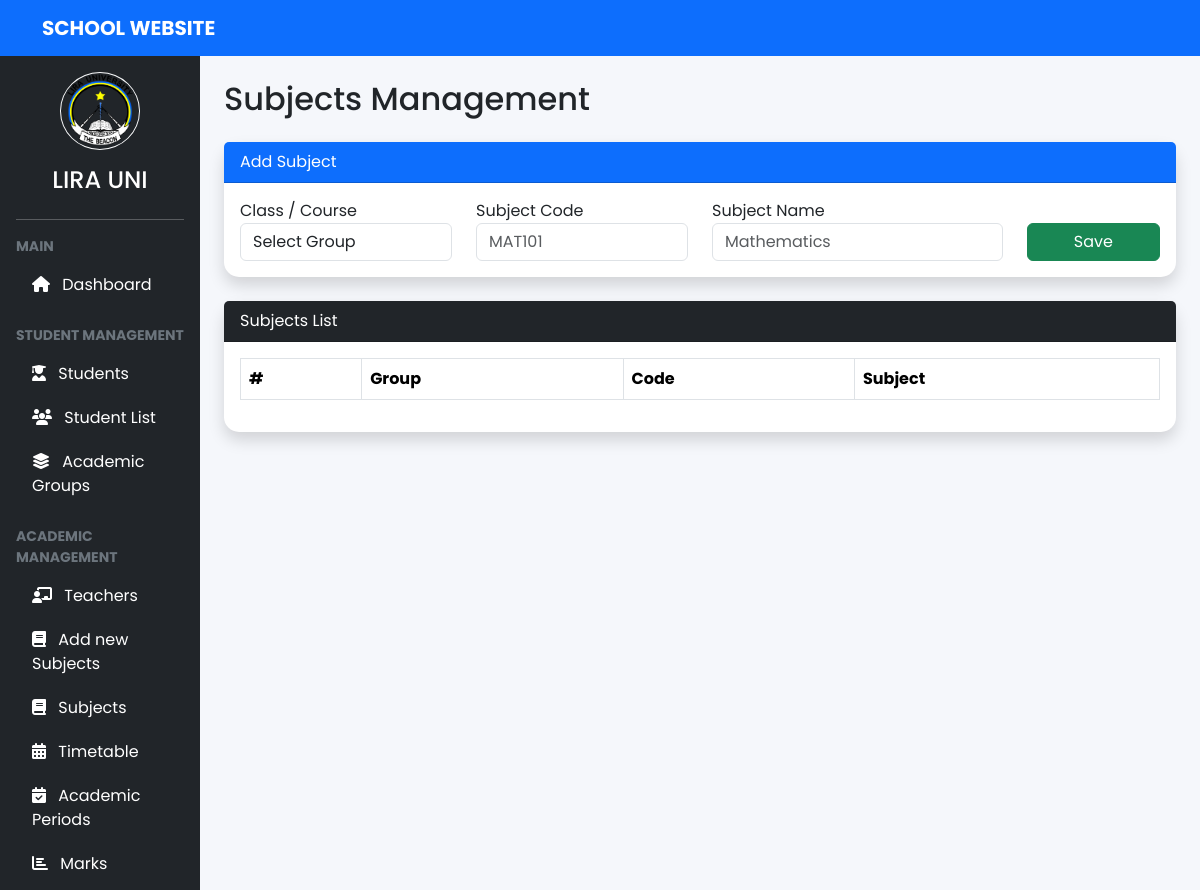
The page /admin/subjects.php (signed in, upper part) on the database as committed earlier.
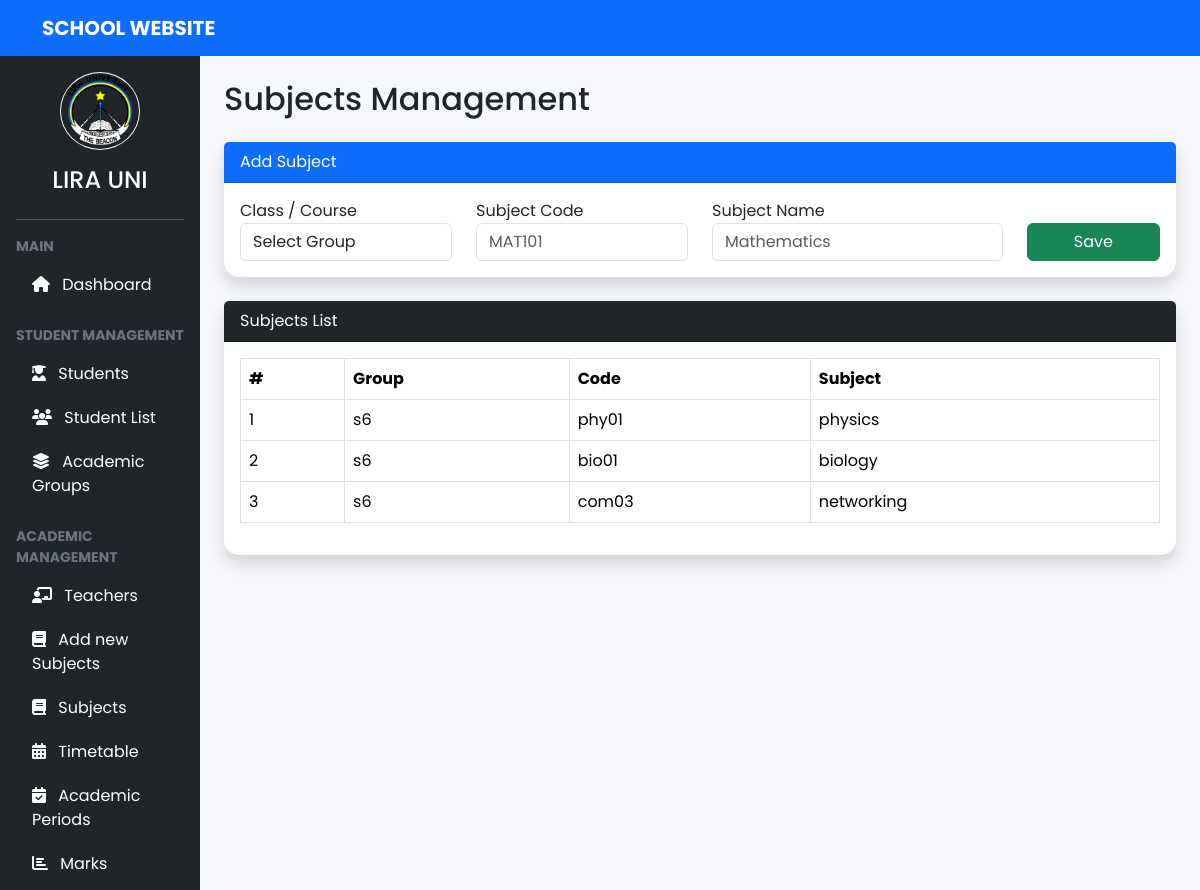
The same page on the database as committed later.
### tables this page shows
CREATE TABLE `subjects` (
  `subject_id` int(11) NOT NULL,
  `group_id` int(11) DEFAULT NULL,
  `subject_code` varchar(20) DEFAULT NULL,
  `subject_name` varchar(100) DEFAULT NULL
);

CREATE TABLE `academic_groups` (
  `group_id` int(11) NOT NULL,
  `group_name` varchar(100) NOT NULL,
  `group_type` enum('Class','Course','Department') DEFAULT 'Class',
  `status` enum('Active','Inactive') DEFAULT 'Active',
  `created_at` timestamp NOT NULL DEFAULT current_timestamp(),
  `report_profile_id` int(11) DEFAULT NULL
);

### includes/functions.php (called while the page is built, shortened)
<?php
function e($value)
{
    return htmlspecialchars((string) $value, ENT_QUOTES, 'UTF-8');
}
?>

### admin/subjects.php (the view, shortened to what this page needs)
<?php
include '../includes/functions.php';
include '../includes/header.php';
include '../includes/navbar.php';
?>
<div class="container-fluid">
<div class="row">
<?php include '../includes/admin_sidebar.php'; ?>
<div class="col-md-10 p-4">
<h2 class="mb-4">
Subjects Management
</h2>
<div class="card shadow">
<div class="card-header bg-primary text-white">
Add Subject
</div>
<div class="card-body">
<form method="POST">
<div class="row">
<div class="col-md-3">
<label>
Class / Course
</label>
<select
name="group_id"
class="form-control"
required>
<option value="">
Select Group
</option>
</select>
</div>
<div class="col-md-3">
<label>
Subject Code
</label>
<input
type="text"
name="subject_code"
class="form-control"
placeholder="MAT101">
</div>
<div class="col-md-4">
<label>
Subject Name
</label>
<input
type="text"
name="subject_name"
class="form-control"
placeholder="Mathematics"
required>
</div>
<div class="col-md-2 d-flex align-items-end">
<button
name="save_subject"
class="btn btn-success w-100">
Save
</button>
</div>
</div>
</form>
</div>
</div>
<div class="card shadow mt-4">
<div class="card-header bg-dark text-white">
Subjects List
</div>
<div class="card-body">
<table class="table table-bordered">
<tr>
<th>#</th>
<th>Group</th>
<th>Code</th>
<th>Subject</th>
</tr>
<?php
$subjects=mysqli_query(
$conn,
"SELECT
subjects.*,
academic_groups.group_name
FROM subjects
JOIN academic_groups
ON subjects.group_id=academic_groups.group_id
ORDER BY subject_id DESC"
);
$count=1;
while($row=mysqli_fetch_assoc($subjects)){
?>
<tr>
<td>
<?= $count++; ?>
</td>
<td>
<?= e($row['group_name']); ?>
</td>
<td>
<?= e($row['subject_code']); ?>
</td>
<td>
<?= e($row['subject_name']); ?>
</td>
</tr>
<?php } ?>
</table>
</div>
</div>
</div>
</div>
</div>
<?php include '../includes/footer.php'; ?>

Rows that differ between the two databases and show on the page:
added subjects: group.group_name "s6", subject_code "phy01", subject_name "physics"
added subjects: group.group_name "s6", subject_code "bio01", subject_name "biology"
added subjects: group.group_name "s6", subject_code "com03", subject_name "networking"
